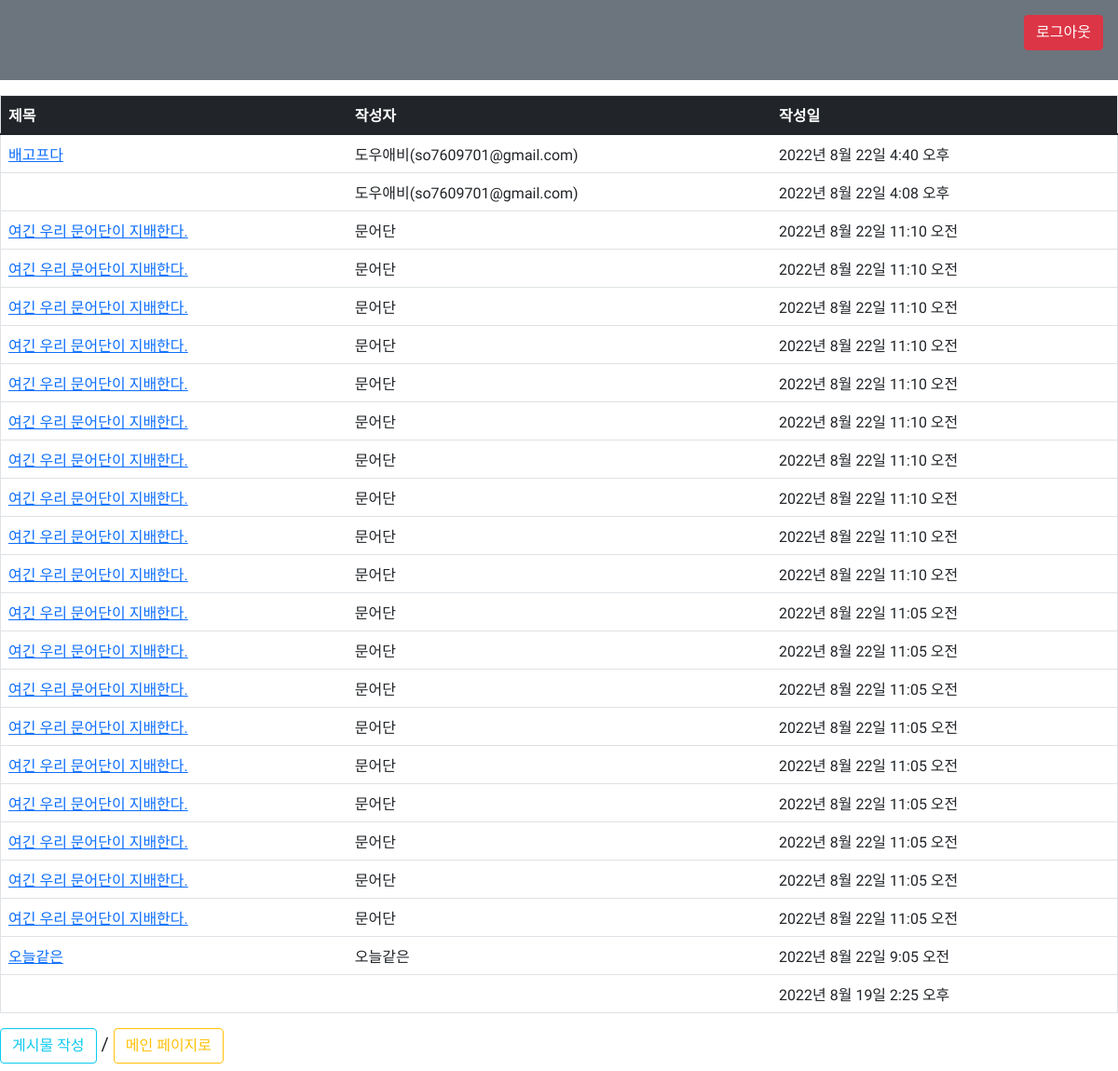
Page /blog/view_blog_list/ (signed in) on the committed database.
### blog/models.py (models this page shows, shortened)
class Post(models.Model):
    title = models.CharField(max_length = 300)
    writer = models.CharField(max_length = 100)
    content = models.TextField()
    created_at = models.DateTimeField(auto_now_add = True)

### blog/views.py (the view)
# urls.py: path("blog/view_blog_list/", blog.views.view_blog_list),
def view_blog_list(request):
    blog_list = Post.objects.order_by('-created_at')
    data = {'post_list': blog_list}
    return render(request, 'blog/view_blog_list.html', data)

### templates/blog/view_blog_list.html (shortened to what this page needs)
<!DOCTYPE html>
<html lang="ko">
<head>
    <link href="https://cdn.jsdelivr.net/npm/bootstrap@5.1.3/dist/css/bootstrap.min.css" rel="stylesheet">
    <link href="https://cdn.jsdelivr.net/npm/bootstrap@5.1.3/dist/css/bootstrap-theme.min.css" rel="stylesheet">
</head>
<body>
<div class="p-3 mb-2 bg-secondary text-white">
{% load static %}
{% load socialaccount %}
<p align="right">
    {% if user.is_authenticated %}
        <a href="{% url 'account_logout' %}" class = 'btn btn-danger'>
            로그아웃
        </a>
    {% else %}
        <a href = "{% provider_login_url 'google' %}" class = 'btn btn-primary'>
            구글계정 로그인
        </a>
    <h1>게시판</h1>
    {% endif %}
    </p></div>
  <table align = 'center' border = '1' class= "table">
      <thead class = "table-dark">
        <tr>
            <h5><th>제목</th></h5>
            <h5><th>작성자</th></h5>
            <h5><th>작성일</th></h5>
        </tr>
      </thead>
      <p><tbody>
          {% for item in post_list %}
          <tr>
              <td><a href  = '/blog/view_blog/{{item.id}}/'>{{item.title}}</a></td>
             <td>{{item.writer}}</td>
             <td>{{item.created_at}}</td>
          </tr>
          {% endfor %}
      </tbody></p>
  </table>
    {% if user.is_authenticated %}
    <h5><a href = '/blog/add_blog_form/' class="btn btn-outline-info">게시물 작성</a> / <a href = '/blog/main_page/' class = 'btn btn-outline-warning' >메인 페이지로</a></h5>
    {% endif %}
</body>
</html>

### templates/blog/view_blog_list.html (style rules this page uses)
body, h1, h2, h3, h4, h5, h6 { font-family: 'Gugi'!important; }
p, span { font-family: 'Nanum Gothic'!important; }

### rows in the picture
Post: title "배고프다", writer "도우애비(so7609701@gmail.com)", created_at "2022년 8월 22일 4:40 오후"
Post: writer "도우애비(so7609701@gmail.com)", created_at "2022년 8월 22일 4:08 오후"
Post: title "여긴 우리 문어단이 지배한다.", writer "문어단", created_at "2022년 8월 22일 11:10 오전"
Post: title "여긴 우리 문어단이 지배한다.", writer "문어단", created_at "2022년 8월 22일 11:10 오전"
Post: title "여긴 우리 문어단이 지배한다.", writer "문어단", created_at "2022년 8월 22일 11:10 오전"
Post: title "여긴 우리 문어단이 지배한다.", writer "문어단", created_at "2022년 8월 22일 11:10 오전"
Post: title "여긴 우리 문어단이 지배한다.", writer "문어단", created_at "2022년 8월 22일 11:10 오전"
Post: title "여긴 우리 문어단이 지배한다.", writer "문어단", created_at "2022년 8월 22일 11:10 오전"
Post: title "여긴 우리 문어단이 지배한다.", writer "문어단", created_at "2022년 8월 22일 11:10 오전"
Post: title "여긴 우리 문어단이 지배한다.", writer "문어단", created_at "2022년 8월 22일 11:10 오전"
Post: title "여긴 우리 문어단이 지배한다.", writer "문어단", created_at "2022년 8월 22일 11:10 오전"
Post: title "여긴 우리 문어단이 지배한다.", writer "문어단", created_at "2022년 8월 22일 11:10 오전"
Post: title "여긴 우리 문어단이 지배한다.", writer "문어단", created_at "2022년 8월 22일 11:05 오전"
Post: title "여긴 우리 문어단이 지배한다.", writer "문어단", created_at "2022년 8월 22일 11:05 오전"
Post: title "여긴 우리 문어단이 지배한다.", writer "문어단", created_at "2022년 8월 22일 11:05 오전"
Post: title "여긴 우리 문어단이 지배한다.", writer "문어단", created_at "2022년 8월 22일 11:05 오전"
Post: title "여긴 우리 문어단이 지배한다.", writer "문어단", created_at "2022년 8월 22일 11:05 오전"
Post: title "여긴 우리 문어단이 지배한다.", writer "문어단", created_at "2022년 8월 22일 11:05 오전"
Post: title "여긴 우리 문어단이 지배한다.", writer "문어단", created_at "2022년 8월 22일 11:05 오전"
Post: title "여긴 우리 문어단이 지배한다.", writer "문어단", created_at "2022년 8월 22일 11:05 오전"
Post: title "여긴 우리 문어단이 지배한다.", writer "문어단", created_at "2022년 8월 22일 11:05 오전"
Post: title "오늘같은", writer "오늘같은", created_at "2022년 8월 22일 9:05 오전"
Post: created_at "2022년 8월 19일 2:25 오후"
